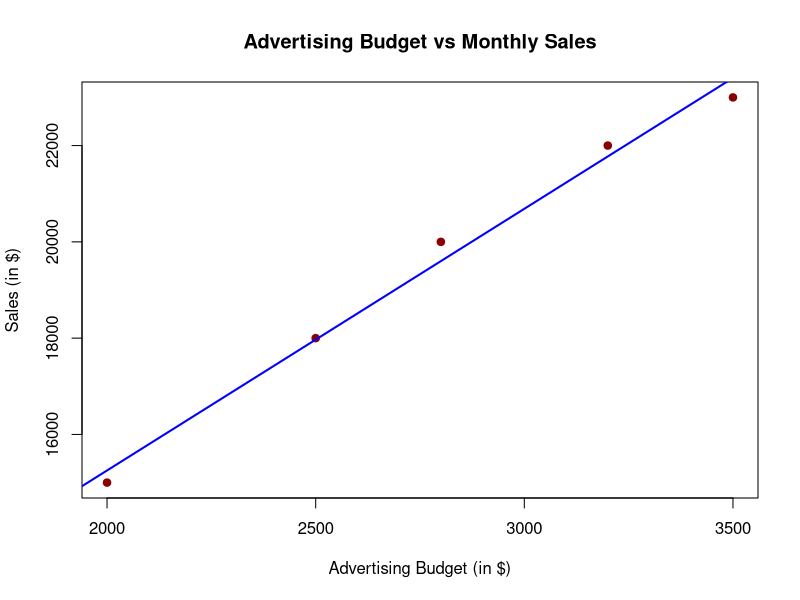

This figure's R source:
# Set 1 - Q3: Scatter plot - Advertising Budget vs Sales
ad_budget <- c(2000, 2500, 3200, 2800, 3500)   # sample data ($)
sales <- c(15000, 18000, 22000, 20000, 23000)

plot(ad_budget, sales,
     main = "Advertising Budget vs Monthly Sales",
     xlab = "Advertising Budget (in $)", ylab = "Sales (in $)",
     pch = 19, col = "darkred")
abline(lm(sales ~ ad_budget), col = "blue", lwd = 2)

correlation <- cor(ad_budget, sales)
cat("Correlation between Advertising Budget and Sales:", round(correlation, 3), "\n")

if (correlation < -0.5) {
  cat("Finding: There is a strong negative correlation between advertising budget and sales.\n")
  cat("This would suggest higher ad spend is associated with lower sales, which is unusual\n")
  cat("and may indicate other factors are influencing sales more strongly.\n")
} else if (correlation > 0.5) {
  cat("Finding: There is a strong positive correlation between advertising budget and sales.\n")
  cat("This suggests that increased advertising spend is associated with higher monthly sales,\n")
  cat("indicating advertising is likely an effective driver of revenue.\n")
} else {
  cat("Finding: There is a weak or negligible correlation between advertising budget and sales.\n")
  cat("This suggests advertising spend alone does not strongly explain changes in sales.\n")
}
